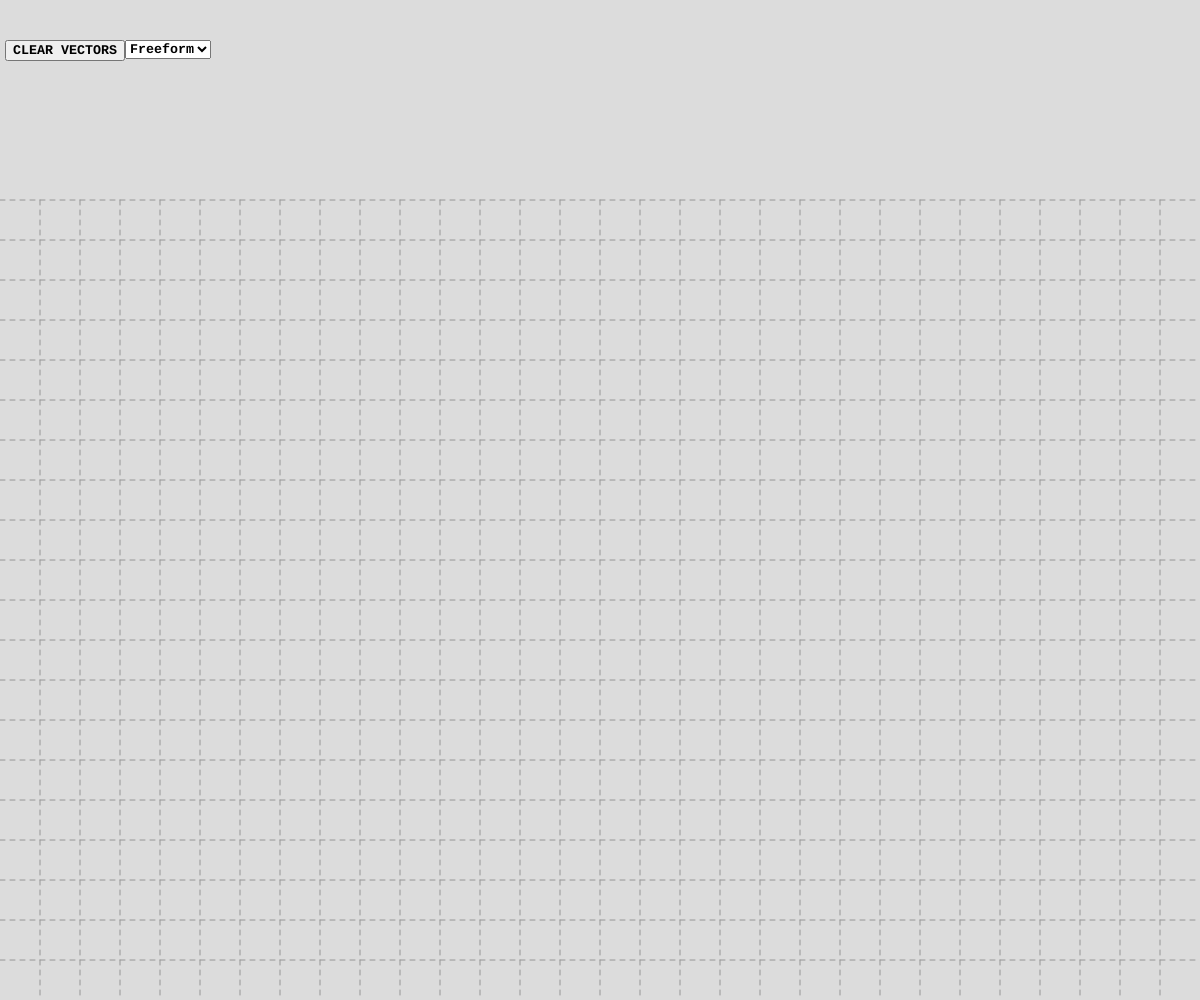
Frame 1 (no input)
Frame 60 (no input): identical to frame 1, image omitted
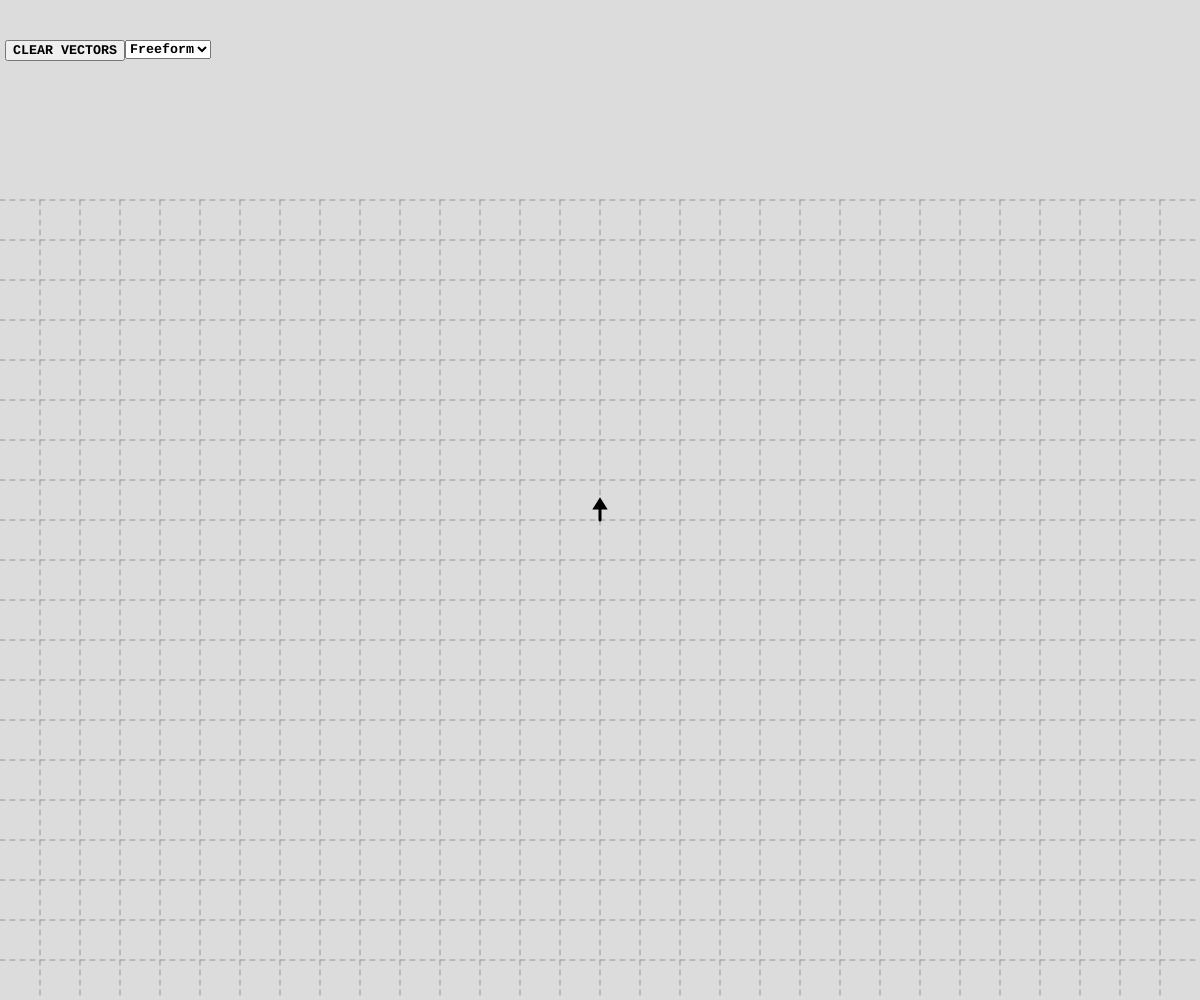
Frame 120 (the mouse pressed at the canvas centre since frame 60)

The p5.js sketch that drew these frames (run headless with seeded random() and noise() and a simulated clock; from frame 60 on, the mouse is pressed at the canvas centre):

// p5.js sketch
// ── sketch.js
let Npos = 40;
let vectors = [];
let tvectors = [];
let _PX1, _PY1, _PX2, _PY2;

let beginSelect = true;
let menuActive = false;
let isActive = false;
let i_Active = 0;

let SELECT;
let CLEAR;
let RANDOMIZE;
let ANSWER;
let textANSWER;

function setup() {
  let w = floor(windowWidth/Npos)*Npos;
  let h = floor(windowHeight/Npos)*Npos;
  createCanvas(w, h);
  textSize(18);
  textFont('Consolas');
  textStyle('bold');
  

  SELECT = createSelect();
  SELECT.style("font-family", "monospace");
  SELECT.style("font-weight", "bold");
  SELECT.position(125,40);
  SELECT.option("Freeform");
  SELECT.option("Practice");
  SELECT.selected("Freeform");
  
  CLEAR = createButton('CLEAR VECTORS');
  CLEAR.style("font-family", "monospace");
  CLEAR.style("font-weight", "bold");
  CLEAR.mousePressed(EMPTY);
  CLEAR.position(5,40);
  
  RANDOMIZE = createButton('RANDOMIZE');
  RANDOMIZE.style("font-family", "monospace");
  RANDOMIZE.style("font-weight", "bold");
  RANDOMIZE.mousePressed(createRANDOM);
  RANDOMIZE.position(5,80);
  RANDOMIZE.hide();
}

function draw() {
  background(220);

  push();
  stroke(150);
  setLineDash([5, 5]);
  for (let i = Npos; i < width; i += Npos) {
    line(i, 5*Npos, i, height);
  }
  for (let i = 5*Npos; i < height; i += Npos) {
    line(0, i, width, i);
  }
  pop();
  
  if (SELECT.selected() == 'Practice'){
    RANDOMIZE.show();
    if (beginSelect){
      let nums = [-2,-1,1,2];
      for (let i = 0; i<3; i++){
        let px1 = 8*Npos+5*i*Npos;
        let py1 = 2*Npos;
        let px2 = px1 + nums[int(random(0,4))]*Npos;
        let py2 = py1 + nums[int(random(0,4))]*Npos;
        let v = new vector(px1,py1,px2,py2);
        append(tvectors,v);
      }
      nums = [-2, -1, 0, 1, 2];
      let labs = ['A','B','C']
      ANSWER = new vector(0,0,0,0);
      textANSWER = '';
      let checksum = 0;
      for (let i=0; i<3; i++){
        let a = nums[int(random(0,5))];
        if (a==0){
          continue
        }
        ANSWER.v.x += a*tvectors[i].v.x;
        ANSWER.v.y += a*tvectors[i].v.y;
        if (a>=0){
          textANSWER += '+'
        } else {
          textANSWER += '-'
        }
        textANSWER += nf(abs(a));
        textANSWER += labs[i];
        textANSWER += ' ';
        checksum += a;
      }
      if (abs(checksum)>0){
        beginSelect = false;
      }
    } else {
      let labs = ['A','B','C']
      for (let i=0; i<tvectors.length; i++){
        tvectors[i].show();
        push();
        textAlign(CENTER, CENTER);
        let label = labs[i];
        label += ' = (';
        label += nf(tvectors[i].v.x/Npos);
        label += ', ';
        label += nfs(-tvectors[i].v.y/Npos);
        label += ')';
        text(label,8*Npos+5*i*Npos,4.5*Npos);
        pop();
      }
      text(textANSWER,5,125);
      let label = '';
      label += ' = (';
      label += nf(ANSWER.v.x/Npos);
      label += ', ';
      label += nfs(-ANSWER.v.y/Npos);
      label += ')';
      text(label,5,140);
    }
  } else {
    tvectors = [];
    beginSelect=true;
  }
  
  isActive = false;
  for (let i =0; i<vectors.length; i++){
    let dx = abs(mouseX-(vectors[i].r.x + vectors[i].v.x/2));
    let dy = abs(mouseY-(vectors[i].r.y + vectors[i].v.y/2));
    if ((dx<Npos/2) && (dy<Npos/2) && (!mouseIsPressed)){
      vectors[i].active = true;
      isActive = true;
      i_Active = i;
    } else {
      vectors[i].active = false;
    }
    vectors[i].show();
  }
}

function mousePressed() {
  menuActive = false;
  if (mouseY<5*Npos){
    menuActive = true;
    isActive = false;
  } else if (!isActive){
    menuActive = false;
    _PX1 = round(mouseX / Npos) * Npos;
    _PY1 = round(mouseY / Npos) * Npos;
    let v = new vector(_PX1, _PY1, mouseX, mouseY);
    append(vectors, v);
    i_Active = vectors.length-1;
    isActive = true;
  }
}

function mouseDragged(){
  if (!menuActive){
    if (!vectors[i_Active].done){
      vectors[vectors.length-1].update(mouseX, mouseY);
    } else {
      vectors[i_Active].r.x = mouseX - vectors[i_Active].v.x/2;
      vectors[i_Active].r.y = mouseY - vectors[i_Active].v.y/2;
    }
  }

}

function mouseReleased(){
  _PX2 = round(mouseX / Npos) * Npos;
  _PY2 = round(mouseY / Npos) * Npos;
  
  if (!menuActive){
    if (!vectors[i_Active].done){
      if (_PY2 < 5*Npos) {
        vectors.pop();
      } else {
        vectors[vectors.length-1].update(_PX2, _PY2);
        if (vectors[vectors.length-1].vmag<Npos){
          vectors.pop();
        }
        vectors[vectors.length-1].done=true;
      }
    } else if (isActive) {
      if (_PY2 < 5*Npos) {
        vectors.splice(i_Active,1);
      } else {
        _PX2 = round((mouseX - vectors[i_Active].v.x/2) / Npos) * Npos;
        _PY2 = round((mouseY - vectors[i_Active].v.y/2) / Npos) * Npos;
        vectors[i_Active].r.x = _PX2;
        vectors[i_Active].r.y = _PY2;
      }
    }
  }
}

function setLineDash(list) {
  drawingContext.setLineDash(list);
}

function createRANDOM(){
  tvectors = [];
  beginSelect=true;
}

function EMPTY(){
  vectors = [];
}
// ── vector.js
class vector{
  constructor(x1,y1,x2,y2){
    this.r = createVector(x1, y1)
    this.v = createVector(x2-x1, y2-y1);
    this.vmag = this.v.mag();
    this.theta = this.v.heading();
    this.active = false;
    this.done = false;
  }
  
  update(x,y){
    this.v.x = x - this.r.x;
    this.v.y = y - this.r.y;
    this.vmag = this.v.mag();
    this.theta = this.v.heading();
  }
  
  show(){
    push();
    strokeWeight(3);
    if (this.active){
      fill(200,0,0);
      stroke(200,0,0);
    } else {
      fill(0);
      stroke(0);
    }
    translate(this.r.x,this.r.y);
    rotate(this.theta);
    line(0,0,this.vmag-8,0);
    translate(this.vmag-8,0);
    triangle(0,5,8,0,0,-5);
    pop();
  }
  
}
